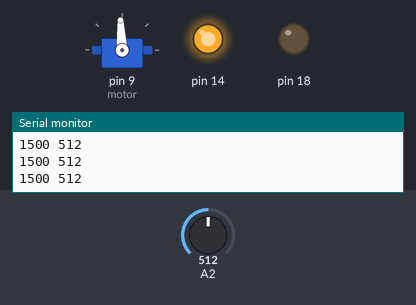
A sketch run on a simulated Arduino Uno, built with avr-gcc and run on an emulated ATmega328P. On the bench: servo, output pins drawn as LEDs (lit = HIGH), the last lines printed to the serial monitor. The test bench sets the inputs (shaded band); at power-on: A2 = 512.

Above: at 1.2 s.
1.3 s: A2 set to 716
At 2.2 s:
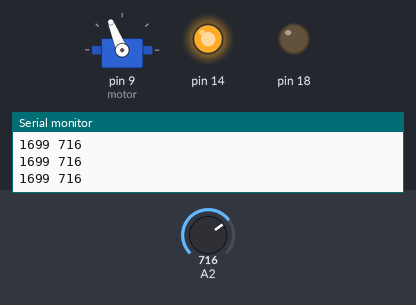
2.8 s: A2 set to 993
At 3.2 s:
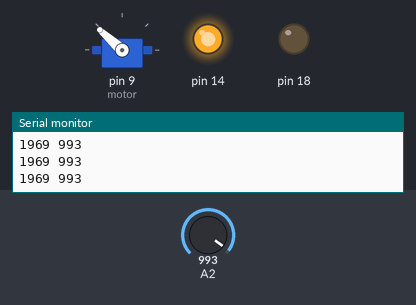
4.3 s: A2 set to 1010
At 4.6 s:
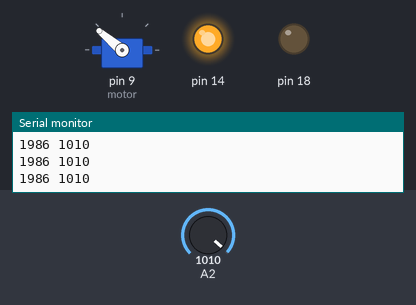
5.8 s: A2 set to 306
At 6.9 s:
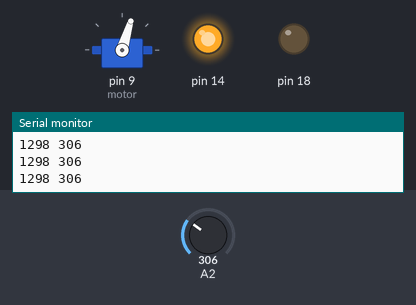
7.3 s: A2 set to 122
At 7.9 s:
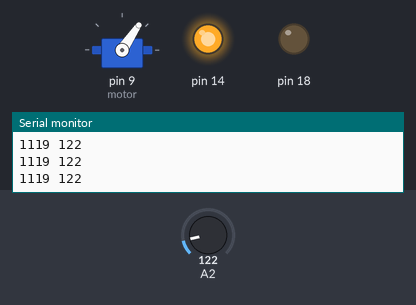
8.8 s: A2 set to 511
At 9.3 s:
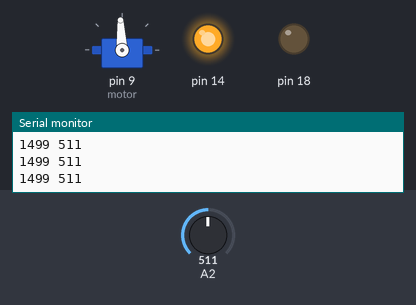
Timing chart, 0 to 11.3 s (numbered marks = the images above; inputs shaded):
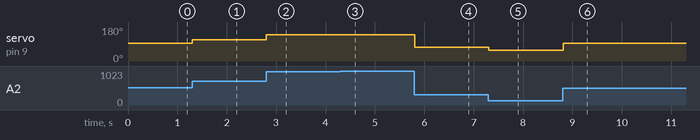

The sketch:

Manual_Control.ino
```cpp
//After orienting oneself with controlling a single propellor, controlling the quadracopter becomes cake.

////Notes about writeMicroseconds:

//Use this like a standard servo
//The input range is 1000-2000 (1500 is midpoint)

// leave the potentiometer at 0 (writeMicroseconds being 1000), for about 5 seconds or after the two beeps, then ramp up.


//$12 ESC used: http://www.amazon.com/NEEWER%C2%AE-Brushless-Motor-Speed-Controller/dp/B00CIQ0TYQ/ref=sr_1_2?ie=UTF8&qid=1389724628&sr=8-2&keywords=esc

#include <Servo.h>

int reading = 0;
int throttle = 0;

Servo motor;

void setup() {

  pinMode(14,OUTPUT);
  pinMode(18,OUTPUT);

  digitalWrite(14, HIGH);
  digitalWrite(18, LOW);

  motor.attach(9);

  Serial.begin(9600);

}

void loop() {

  reading = analogRead(2);
  throttle = map(reading,0,1024,1000,2000);
  Serial.print(throttle); Serial.print(" "); Serial.println(reading);
  motor.writeMicroseconds(throttle);
  delay(10);

}
```

Measured:
- after the input at 1.3 s, servo on pin 9 (motor): 93° → 112° at once
- after the input at 2.8 s, servo on pin 9 (motor): 112° → 138° at once
- after the input at 4.3 s, servo on pin 9 (motor): 138° → 140° at once
- after the input at 5.8 s, servo on pin 9 (motor): 140° → 73° at once
- after the input at 7.3 s, servo on pin 9 (motor): 73° → 56° at once
- after the input at 8.8 s, servo on pin 9 (motor): 56° → 93° at once
